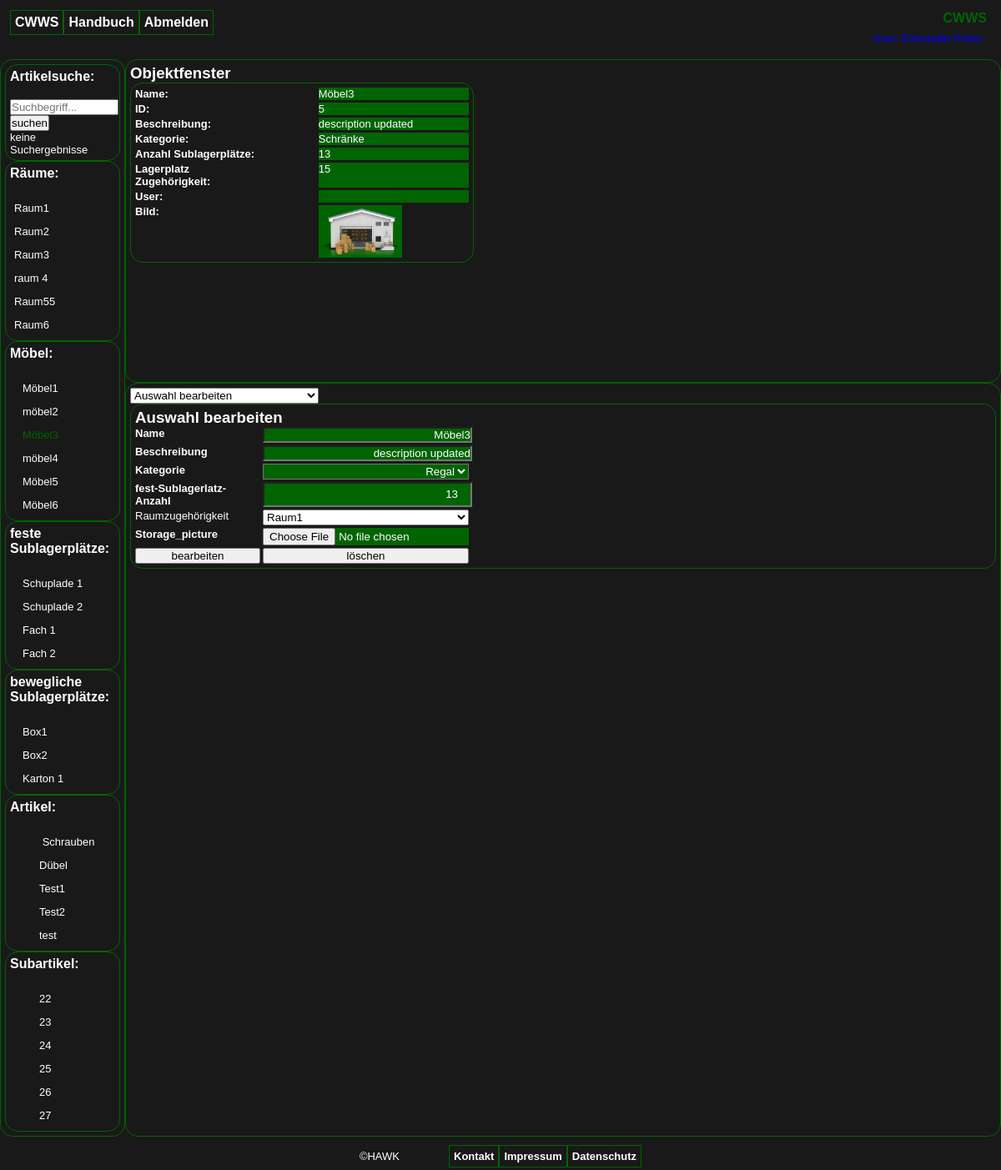
The app's page /?substorageid=0005 (signed in) with its own data.
### tables this page shows
CREATE TABLE `storage_yard` (
  `Storage_id` int(11) NOT NULL,
  `Storage_picture` varchar(255) NOT NULL,
  `User_User_id` int(11) NOT NULL,
  `Format_Format_id` int(11) DEFAULT NULL,
  `Properties_Properties_id` int(11) NOT NULL,
  `Usage_statistics_idUsage_statistics` int(11) DEFAULT NULL
);

CREATE TABLE `properties` (
  `Properties_id` int(11) NOT NULL,
  `Properties_name` varchar(45) NOT NULL,
  `Properties_description` varchar(45) DEFAULT NULL
);

CREATE TABLE `substorage_yard` (
  `Substorage_id` int(11) NOT NULL,
  `Substorage_quantity` int(11) NOT NULL,
  `Substorage_category` varchar(45) NOT NULL,
  `Substorage_yard_picture` varchar(255) DEFAULT NULL,
  `Storage_yard_Storage_id` int(11) NOT NULL,
  `Properties_Properties_id` int(11) NOT NULL,
  `User_User_id` int(11) NOT NULL
);

CREATE TABLE `substorage_yard_fixed` (
  `Substorage_fixed_id` int(11) NOT NULL,
  `Substorage_fixed_category` varchar(45) NOT NULL,
  `Format_Format_id` int(11) NOT NULL,
  `Articel_Articel_id` int(11) DEFAULT NULL,
  `Substorage_yard_Substorage_id` int(11) NOT NULL,
  `Properties_Properties_id` int(11) NOT NULL,
  `Substorage_fixed_picture` varchar(255) NOT NULL,
  `User_User_id` int(11) NOT NULL
);

CREATE TABLE `substorage_yard_mobile` (
  `Substorage_mobile_id` int(11) NOT NULL,
  `Substorage_mobile_cover` varchar(255) DEFAULT NULL,
  `Substorage_yard_mobile_binding` tinyint(1) DEFAULT NULL,
  `Substorage_mobile_category` varchar(45) DEFAULT NULL,
  `Substorage_yard_mobile_Substorage_mobile_id` int(11) DEFAULT NULL,
  `Format_Format_id` int(11) DEFAULT NULL,
  `Articel_Articel_id` int(11) DEFAULT NULL,
  `Substorage_yard_fixed_Substorage_fixed_id` int(11) DEFAULT NULL,
  `Properties_Properties_id` int(11) DEFAULT NULL,
  `Substorage_mobile_picture` varchar(255) DEFAULT NULL,
  `User_User_id` int(11) NOT NULL
);

CREATE TABLE `articel` (
  `Articel_id` int(11) NOT NULL,
  `Articel_expiry` date DEFAULT NULL,
  `Articel_picture` blob DEFAULT NULL,
  `Articel_rotatable` tinyint(1) DEFAULT NULL,
  `Articel_stackable` tinyint(1) DEFAULT NULL,
  `Articel_binding` tinyint(1) DEFAULT NULL,
  `Articel_extracted` tinyint(1) DEFAULT NULL,
  `Articel_time_of_storage` date DEFAULT NULL,
  `Articel_group_Articel_group_id` int(11) DEFAULT NULL,
  `Usage_statistics_idUsage_statistics` int(11) DEFAULT NULL,
  `Properties_Properties_id` int(11) DEFAULT NULL,
  `Format_Format_id` int(11) DEFAULT NULL,
  `aliase` varchar(255) DEFAULT NULL,
  `Substorage_yard_Substorage_mobile_id` int(11) DEFAULT NULL,
  `User_User_id` int(11) NOT NULL
);

CREATE TABLE `subarticel` (
  `Subarticel_id` int(11) NOT NULL,
  `Subarticel_quantity` int(11) DEFAULT NULL,
  `Articel_Articel_id` int(11) NOT NULL
);

### PHP/functions.inc.php (called while the page is built, shortened)
<?php
    function getstorages(){
        $sql = "SELECT *, properties.Properties_name as Storage_name, properties.Properties_description as Storage_description  FROM storage_yard, properties WHERE storage_yard.Properties_Properties_id = properties.Properties_id;";
        $Storages = getDatas($sql);
        return $Storages;
    }
    function getsubstorages(){
        $sql = "SELECT *, properties.Properties_name as Substorage_name, properties.Properties_description as Substorage_description  FROM substorage_yard, properties WHERE substorage_yard.Properties_Properties_id = properties.Properties_id;";
        $Substorages = getDatas($sql);
        return $Substorages;
    }
    function getarticles(){
        $sql = "SELECT *, properties.Properties_name as articel_name, properties.Properties_description as articel_description  FROM articel, properties WHERE articel.Properties_Properties_id = properties.Properties_id;";
        $articles = getDatas($sql);
        return $articles;
    }
    function getmobilesubstorages(){
        $sql = "SELECT *, properties.Properties_name as Substorage_mobile_name, properties.Properties_description as Substorage_mobile_description  FROM substorage_yard_mobile, properties WHERE substorage_yard_mobile.Properties_Properties_id = properties.Properties_id;";
        $Storages = getDatas($sql);
        return $Storages;
    }
    function getfixedsubstorages(){
        $sql = "SELECT *, properties.Properties_name as Substorage_fixed_name, properties.Properties_description as Substorage_fixed_description  FROM substorage_yard_fixed, properties WHERE substorage_yard_fixed.Properties_Properties_id = properties.Properties_id;";
        $Storages = getDatas($sql);
        return $Storages;
    }
    function getsubarticles(){
        $sql = "SELECT * FROM subarticel;";
        $subarticles = getDatas($sql);
        return $subarticles;
    }
?>

### PHP/helpers.inc.php (called while the page is built, shortened)
<?php
    $dbName   = 'db_cwws';
    $host     = 'localhost';
    $userName = 'root';
    $password = '';
    try {
     global $dbName, $host, $userName, $password;
       $dsn = "mysql:local=" . $host . "; dbname=" . $dbName;
       $pdo = new PDO($dsn, $userName, $password);
    } catch (PDOException $ex) {
       die('Erreur : ' . $ex->getMessage());
    }
    function getDatas($req, $params = [])
    {
        global $pdo;
        $stmt = $pdo->prepare($req);
        $stmt->execute($params);
        $data = $stmt->fetchAll(PDO::FETCH_OBJ);
        return $data;
    }
    function getData($req, $params = [])
    {
        global $pdo;
        $stmt = $pdo->prepare($req);
        $stmt->execute($params);
        $data = $stmt->fetch(PDO::FETCH_OBJ);
        return $data;
    }

### htmlobjects/actionwindow.php (the view, shortened to what this page needs)
<select id="dropdown1" value="bearbeiten">
<option value="bearbeiten">Auswahl bearbeiten</option>
</select>
<div id="bearbeiten" class="actionwindow">
    <div class="mainbox">
        <h3>Auswahl bearbeiten</h3>
        <?php if(isset($_GET['storageid'])): ?>
            <form action="<?= WEBROOT?><?= UV ?>PHP/lagerplatzbearbeiten.inc.php" method="post" enctype="multipart/form-data">
            <input type="hidden" name="Storage_id" value="<?= $object->Storage_id ?>">
                <label class="datenheader" for="Storage_name">Name</label>
                <input class="datenfeld"  type="text" name="Storage_name" value="<?= $object->Storage_name ?>">
                <label class="datenheader" for="Storage_description">Beschreibung</label>
                <input class="datenfeld" type="text" name="Storage_description" value="<?= $object->Storage_description ?>">
                <label class="datenheader" for="Storage_picture">Bild</label>
                <input class="datenfeld" type="file" name="Storage_picture" value="<?= $object->Storage_picture ?>">
                <button type="submit" name="submit">bearbeiten</button>
                <button type="submit" name="delete">löschen</button>
            </form>
        <?php elseif(isset($_GET['substorageid'])):?>
            <form action="<?= WEBROOT?><?= UV ?>PHP/sublagerplatzbearbeiten.inc.php" method="post" enctype="multipart/form-data">
                <label class="datenheader" for="Substorage_name">Name</label>
                <input class="datenfeld"  type="text" name="Substorage_name" value="<?= $object->Substorage_name ?>">
                <label class="datenheader" for="Substorage_description">Beschreibung</label>
                <input class="datenfeld" type="text" name="Substorage_description" value="<?= $object->Substorage_description ?>">
                <label class="datenheader" for="Substorage_category">Kategorie</label>
                <select class="datenfeld" name="Substorage_category" id="Substorage_category">
                    <option <?= "Schränke" == $object->Substorage_category ? 'selected' : ''  ?> value="Schränke">Regal</option>
                </select>
                <label class="datenheader" for="Substorage_quantity" >fest-Sublagerlatz-Anzahl</label>
                <input class="datenfeld" id="Substorage_quantity" type="number" min="0" name="Substorage_quantity" value="<?= $object->Substorage_quantity ?>">
                <label for="Storage_yard_Storage_id">Raumzugehörigkeit</label>
                <select name="Storage_yard_Storage_id">
                    <?php foreach ($storages=getstorages() as $key => $storage): ?>
                    <option <?= $storage->Storage_id == $object->Storage_yard_Storage_id ? 'selected' : ''  ?> value="<?= $storage->Storage_id ?>"><?= $storage->Storage_name ?></option>
                    <?php endforeach; ?>
                </select>
                <label class="datenheader" for="Substorage_yard_picture">Storage_picture</label>
                <input class="datenfeld" type="file" name="Substorage_yard_picture">
                <button type="submit" name="submit">bearbeiten</button>
                <button type="submit" name="delete">löschen</button>
            </form>
        <?php else:?>
            <p>Kein Objekt ist zur Bearbeitung ausgewählt.</p>
        <?php endif?>
    </div>
</div>
</div>

### htmlobjects/explorerwindow.php
<div id="explorer" class="explorer">
    <div class="mainbox" id="searchbox">
        <h3>Artikelsuche:</h3>
        <br>
        <form action="index.php" method="post">
            <input type="text" name="suchbegriff" placeholder="Suchbegriff...">
            <input type="submit" name="suchen" value="suchen">
        </form>
        <?php
           include_once ROOT.'/PHP/search.inc.php';
        ?>
        <?php if(isset($searchresults)):?>
            <?php foreach($searchresults as $key => $searchresult):?>
                <li><a href="?searchid=<?=str_pad($searchresult->Properties_id, 4, 0, STR_PAD_LEFT)?>"><?= $searchresult->Properties_name ?></a></li>
            <?php endforeach?>
        <?php else: ?>
            <p>keine Suchergebnisse</p>
        <?php endif?>
    </div>
    <div class="mainbox">
        <h3>Räume:</h3>
        <?php $Storages = getstorages();?>
        <?php if(!$Storages):?>
            <br>
            <p>keine Lagerplätze gefunden</p>
        <?php  else:?>
            <br>
            <?php foreach ($Storages as $Storag): ?>
                <li><a href="?storageid=<?=str_pad($Storag->Storage_id, 4, 0, STR_PAD_LEFT)?>"><?= $Storag->Storage_name ?></a></li>
            <?php endforeach;?>
        <?php endif;?>
    </div>
    <div class="mainbox">
        <h3>Möbel:</h3>
        <?php $Substorages = getsubstorages();?>
        <?php if(!$Substorages):?>
            <br>
            <p>keine Sublagerplätze gefunden</p>
        <?php else:?>
            <br>
            <?php foreach ($Substorages as $Substorage):?>
                <li ><span class="tab1"></span><a href="?substorageid=<?=str_pad($Substorage->Substorage_id, 4, 0, STR_PAD_LEFT)?>"><?= $Substorage->Substorage_name?></a></li>
            <?php endforeach;?>
        <?php endif;?>
    </div>
    <div class="mainbox">
        <h3>feste Sublagerplätze:</h3>
        <?php $Substorages = getfixedsubstorages();?>
        <?php if(!$Substorages):?>
            <br>
            <p>keine festen Sublagerplätze gefunden</p>
        <?php else:?>
            <br>
            <?php foreach ($Substorages as $Substorage):?>
                <li ><span class="tab1"></span><a href="?substoragefixedid=<?=str_pad($Substorage->Substorage_fixed_id, 4, 0, STR_PAD_LEFT)?>"><?= $Substorage->Substorage_fixed_name?></a></li>
            <?php endforeach;?>
        <?php endif;?>
    </div>
    <div class="mainbox">
        <h3>bewegliche Sublagerplätze:</h3>
        <?php $Substorages = getmobilesubstorages();?>
        <?php if(!$Substorages):?>
            <br>
            <p>keine beweglichen Sublagerplätze gefunden</p>
        <?php else:?>
            <br>
            <?php foreach ($Substorages as $Substorage):?>
                <li ><span class="tab1"></span><a href="?substoragemobileid=<?=str_pad($Substorage->Substorage_mobile_id, 4, 0, STR_PAD_LEFT)?>"><?= $Substorage->Substorage_mobile_name?></a></li>
            <?php endforeach;?>
        <?php endif;?>
    </div>
    <div class="mainbox">
        <h3>Artikel:</h3>
        <?php $articles = getarticles();?>
        <?php if(!$articles):?>
            <br>
            <p>keine Artikel gefunden!</p>
        <?php else:?>
            <br>
            <?php foreach ($articles as $article): ?>
                <li><span class="tab3"></span><a href="?articleid=<?=str_pad($article->Articel_id, 4, 0, STR_PAD_LEFT)?>"><?= $article->articel_name?></a></li>
            <?php endforeach;?>
        <?php endif;?>
    </div>
    <div class="mainbox">
        <h3>Subartikel:</h3>
        <?php $subarticles = getsubarticles();?>
        <?php if(!$subarticles):?>
            <br>
            <p>keine Subartikel gefunden!</p>
        <?php else:?>
            <br>
            <?php foreach ($subarticles as $subarticle): ?>
                <li><span class="tab3"></span><a href="?subarticleid=<?=str_pad($subarticle->Subarticel_id, 4, 0, STR_PAD_LEFT)?>"><?= $subarticle->Subarticel_id?></a></li>
            <?php endforeach;?>
        <?php endif;?>
    </div>
</div>

### htmlobjects/objectwindow.php (shortened to what this page needs)
<h3>Objektfenster</h3>
<div id="objektfenster" class="mainbox">
    <?php if(isset($_GET['storageid'])):?>
        <?php
            $sql = "SELECT *, properties.Properties_name as Storage_name, properties.Properties_description as Storage_description  FROM storage_yard, properties WHERE storage_yard.Properties_Properties_id = properties.Properties_id and Storage_id = '" . $_GET['storageid'] . "'";
            $object = getData($sql);
        ?>
        <p class="datenheader">Name:</p><p class="datenfeld" id="selectedobject"><?=$object->Storage_name?></p>
        <p class="datenheader">Raum_ID:</p><p class="datenfeld"><?=$object->Storage_id?></p>
        <p class="datenheader">Beschreibung:</p><p class="datenfeld"><?=$object->Storage_description?></p>
        <p class="datenheader">User:</p><p class="datenfeld"><?=getUserById($object->User_User_id)?></p>
        <p class="datenheader">User_ID:</p><p class="datenfeld"><?=$object->User_User_id?></p>
        <p class="datenheader">Bild:</p><img class="datenfeld" src="<?= UPLOADS_ROOT . ($object->Storage_picture ?? 'images/storage.png')?>" alt ="Image not found" onerror="this.onerror=null;this.src='<?= UPLOADS_ROOT ?>images/storage.png';">
    <?php elseif(isset($_GET['substorageid'])):?>
        <?php
            $sql = "SELECT *, properties.Properties_name as Substorage_name, properties.Properties_description as Substorage_description  FROM substorage_yard, properties WHERE substorage_yard.Properties_Properties_id = properties.Properties_id and Substorage_id = '" . $_GET['substorageid'] . "'";
            $object = getData($sql);
        ?>
        <p class="datenheader">Name:</p><p class="datenfeld" id="selectedobject"><?=$object->Substorage_name?></p>
        <p class="datenheader">ID:</p><p class="datenfeld"><?=$object->Substorage_id?></p>
        <p class="datenheader">Beschreibung:</p><p class="datenfeld"><?=$object->Substorage_description?></p>
        <p class="datenheader">Kategorie:</p><p class="datenfeld"><?=$object->Substorage_category?></p>
        <p class="datenheader">Anzahl Sublagerplätze:</p><p class="datenfeld"><?=$object->Substorage_quantity?></p>
        <p class="datenheader">Lagerplatz Zugehörigkeit:</p><p class="datenfeld"><?=$object->Storage_yard_Storage_id?></p>
        <p class="datenheader">User:</p><p class="datenfeld"><?=getUserById($object->User_User_id)?></p>
        <p class="datenheader">Bild:</p><img class="datenfeld" src="<?= UPLOADS_ROOT . ($object->Substorage_yard_picture ?? 'images/substorage.png') ?>" alt ="Image not found" onerror="this.onerror=null;this.src='<?= UPLOADS_ROOT ?>images/substorage.png';">
    <?php elseif(isset($_GET['subarticleid'])):?>
        <p>subarticel <?= $_GET['subarticleid'] ?> ausgewählt</p>
    <?php endif?>
</div>

### records on screen
storage_yard: Properties_Properties.Properties_name "Raum1"
storage_yard: Properties_Properties.Properties_name "Raum2"
storage_yard: Properties_Properties.Properties_name "Raum3"
storage_yard: Properties_Properties.Properties_name "raum 4"
storage_yard: Properties_Properties.Properties_name "Raum55"
storage_yard: Properties_Properties.Properties_name "Raum6"
substorage_yard: Properties_Properties.Properties_name "Möbel1"
substorage_yard: Properties_Properties.Properties_name "möbel2"
substorage_yard: Properties_Properties.Properties_name "Möbel3", Substorage_id "5", Properties_Properties.Properties_description "description updated", Substorage_category "Schränke", Substorage_quantity "13", Storage_yard_Storage "15", Substorage_yard_picture (picture), Substorage_name "Möbel3", Substorage_description "description updated", Substorage_category "Regal", Storage_yard_Storage_id "Raum1"
substorage_yard: Properties_Properties.Properties_name "möbel4"
substorage_yard: Properties_Properties.Properties_name "Möbel5"
substorage_yard: Properties_Properties.Properties_name "Möbel6"
substorage_yard_fixed: Properties_Properties.Properties_name "Schuplade 1"
substorage_yard_fixed: Properties_Properties.Properties_name "Schuplade 2"
substorage_yard_fixed: Properties_Properties.Properties_name "Fach 1"
substorage_yard_fixed: Properties_Properties.Properties_name "Fach 2"
substorage_yard_mobile: Properties_Properties.Properties_name "Box1"
substorage_yard_mobile: Properties_Properties.Properties_name "Box2"
substorage_yard_mobile: Properties_Properties.Properties_name "Karton 1"
articel: Properties_Properties.Properties_name "Schrauben"
articel: Properties_Properties.Properties_name "Dübel"
articel: Properties_Properties.Properties_name "Test1"
articel: Properties_Properties.Properties_name "Test2"
articel: Properties_Properties.Properties_name "test"
subarticel: Subarticel_id "22"
subarticel: Subarticel_id "23"
subarticel: Subarticel_id "24"
subarticel: Subarticel_id "25"
subarticel: Subarticel_id "26"
subarticel: Subarticel_id "27"
